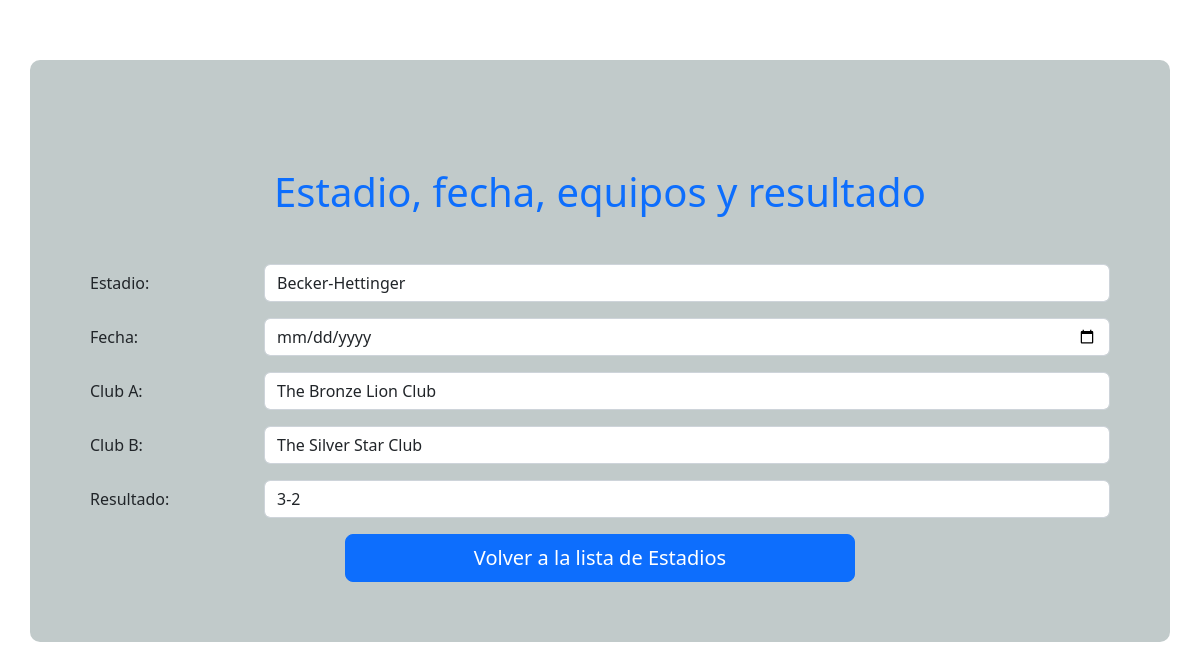
Page /read/10 on the committed database.
### models/models.py (models this page shows, shortened)
class Partido(db.Model):
    __tablename__ = 'partidos' # nombre de la tabla
    id = db.Column(db.Integer, primary_key=True)
    estadio = db.Column(db.String(50), nullable=False)
    fecha = db.Column(db.String(10), nullable=False)
    clubA = db.Column(db.String(25), nullable=False)
    clubB = db.Column(db.String(25), nullable=False)
    resultado = db.Column(db.String(3), nullable=False)

### app.py (the view)
@app.route("/read/<partido_id>", methods=["GET", "POST"])
def read(partido_id):
    partido = Partido.query.filter_by(id=partido_id).first()
    return render_template('read.html', partido=partido)

### templates/read.html (shortened to what this page needs)
{% extends 'layout.html' %}
{% block main %}
<div>
    <h1 class="text-center mt-5 mb-5 text-primary">Estadio, fecha, equipos y resultado </h1>
    <form>
        <div class="row mb-3" >
            <label for="estadio" class="col-sm-2 col-form-label">Estadio:</label>
            <div class="col-sm-10">
                <input type="text" class="form-control" id="estadio" name="estadio" value="{{ partido.estadio }}">
            </div>
        </div>
        <div class="row mb-3">
            <label for="fecha"class="col-sm-2 col-form-label" >Fecha:</label>
            <div class="col-sm-10">
                <input type="date"  class="form-control" id="fecha" name="fecha" value="{{ partido.fecha }}">
            </div>
        </div>
        <div class="row mb-3">
            <label for="clubA" class="col-sm-2 col-form-label">Club A:</label>
            <div class="col-sm-10">
                <input type="text"  class="form-control" id="clubA" name="clubA" value="{{ partido.clubA }}">
            </div>
        </div>
        <div class="row mb-3">
            <label for="clubB" class="col-sm-2 col-form-label">Club B:</label>
            <div class="col-sm-10">
                <input type="text" class="form-control" id="clubB" name="clubB" value="{{ partido.clubB }}">
            </div>
        </div>
        <div class="row mb-3">
            <label for="resultado"class="col-sm-2 col-form-label" >Resultado:</label>
            <div class="col-sm-10">
                <input type="text"  class="form-control" id="resultado" name="resultado" value="{{ partido.resultado }}">
            </div>
        </div>
      </form>
    <div class="d-grid gap-2 col-6 mx-auto">
        <a href="/" type="button" class="btn btn-primary btn-lg">Volver a la lista de Estadios</a>
    </div>
</div>
{% endblock main %}

### rows in the picture
Partido: estadio "Becker-Hettinger", clubA "The Bronze Lion Club", clubB "The Silver Star Club", resultado "3-2"
